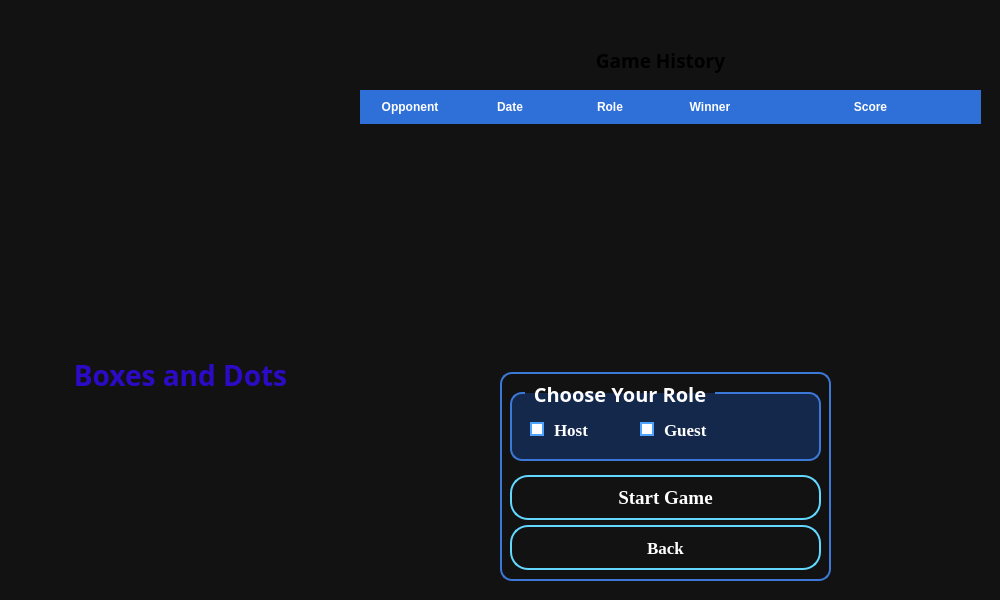
<?xml version="1.0" encoding="UTF-8"?>
<ui version="4.0">
 <class>GameWindow</class>
 <widget class="QWidget" name="GameWindow">
  <property name="geometry">
   <rect>
    <x>0</x>
    <y>0</y>
    <width>1000</width>
    <height>600</height>
   </rect>
  </property>
  <property name="maximumSize">
   <size>
    <width>1000</width>
    <height>700</height>
   </size>
  </property>
  <property name="font">
   <font>
    <kerning>true</kerning>
   </font>
  </property>
  <property name="windowTitle">
   <string>Platwo</string>
  </property>
  <property name="styleSheet">
   <string notr="true">background-color:#121212;</string>
  </property>
  <widget class="QGroupBox" name="connectionGroupBox">
   <property name="geometry">
    <rect>
     <x>510</x>
     <y>380</y>
     <width>311</width>
     <height>81</height>
    </rect>
   </property>
   <property name="font">
    <font>
     <family>Sitka Text</family>
     <pointsize>-1</pointsize>
     <bold>true</bold>
    </font>
   </property>
   <property name="styleSheet">
    <string notr="true">QGroupBox{
    color:white;
    font-size:20px;
    font-weight:bold;

    border:2px solid #3C78D8;
    border-radius:12px;

    margin-top:12px;

    background-color:#13284A;
}

QGroupBox::title{
    subcontrol-origin: margin;
    left:15px;
    padding:0 6px;
}</string>
   </property>
   <property name="title">
    <string>Choose Your Role</string>
   </property>
   <widget class="QRadioButton" name="hostRadioButton">
    <property name="geometry">
     <rect>
      <x>20</x>
      <y>19</y>
      <width>201</width>
      <height>61</height>
     </rect>
    </property>
    <property name="font">
     <font>
      <family>Times New Roman</family>
      <pointsize>13</pointsize>
      <bold>true</bold>
     </font>
    </property>
    <property name="styleSheet">
     <string notr="true">QRadioButton
{
    color: white;
   
    font-weight:bold;

    spacing:10px;

    background:transparent;
}

QRadioButton::indicator:unchecked
{
    border:2px solid #4EA3FF;
    border-radius:9px;
    background:white;
}
QRadioButton::indicator:checked
{
    border:2px solid white;
    border-radius:9px;
    background:#4EA3FF;
}</string>
    </property>
    <property name="text">
     <string>Host</string>
    </property>
   </widget>
   <widget class="QRadioButton" name="guestRadioButton">
    <property name="geometry">
     <rect>
      <x>130</x>
      <y>9</y>
      <width>151</width>
      <height>81</height>
     </rect>
    </property>
    <property name="font">
     <font>
      <family>Times New Roman</family>
      <pointsize>13</pointsize>
      <bold>true</bold>
     </font>
    </property>
    <property name="styleSheet">
     <string notr="true">QRadioButton
{
    color: white;
   
    font-weight:bold;

    spacing:10px;

    background:transparent;
}

QRadioButton::indicator:unchecked
{
    border:2px solid #4EA3FF;
    border-radius:9px;
    background:white;
}
QRadioButton::indicator:checked
{
    border:2px solid white;
    border-radius:9px;
    background:#4EA3FF;
}</string>
    </property>
    <property name="text">
     <string>Guest</string>
    </property>
   </widget>
  </widget>
  <widget class="QLabel" name="historyTitleLabel">
   <property name="geometry">
    <rect>
     <x>270</x>
     <y>30</y>
     <width>781</width>
     <height>61</height>
    </rect>
   </property>
   <property name="font">
    <font>
     <family>Kristen ITC</family>
     <pointsize>14</pointsize>
     <bold>true</bold>
     <kerning>true</kerning>
    </font>
   </property>
   <property name="styleSheet">
    <string notr="true">QLabel{
    color: qlineargradient(
        x1:0, y1:0,
        x2:1, y2:1,
        stop:0 #FFFFFF,
        stop:0.35 #E8FFFF,
        stop:0.65 #8EEBFF,
        stop:1 #35BFFF
    );
    background: transparent;
}</string>
   </property>
   <property name="text">
    <string>Game History</string>
   </property>
   <property name="alignment">
    <set>Qt::AlignmentFlag::AlignCenter</set>
   </property>
  </widget>
  <widget class="QTableWidget" name="historyTable">
   <property name="geometry">
    <rect>
     <x>360</x>
     <y>90</y>
     <width>621</width>
     <height>231</height>
    </rect>
   </property>
   <property name="font">
    <font>
     <family>Times New Roman</family>
     <pointsize>12</pointsize>
     <bold>true</bold>
     <kerning>true</kerning>
    </font>
   </property>
   <property name="autoFillBackground">
    <bool>false</bool>
   </property>
   <property name="styleSheet">
    <string notr="true">QTableWidget{

background:transparent;

alternate-background-color:#17345E;

color:white;



border-radius:15px;

gridline-color:#2F5A98;

selection-background-color:#4EA3FF;

selection-color:white;
}

QHeaderView::section{

background:#2E6FD8;

color:white;

font-weight:bold;

border:none;

height:34px;
}

QTableCornerButton::section{

background:#2E6FD8;
border:none;
}</string>
   </property>
   <property name="editTriggers">
    <set>QAbstractItemView::EditTrigger::NoEditTriggers</set>
   </property>
   <property name="alternatingRowColors">
    <bool>true</bool>
   </property>
   <property name="selectionMode">
    <enum>QAbstractItemView::SelectionMode::SingleSelection</enum>
   </property>
   <property name="selectionBehavior">
    <enum>QAbstractItemView::SelectionBehavior::SelectRows</enum>
   </property>
   <property name="showGrid">
    <bool>false</bool>
   </property>
   <attribute name="horizontalHeaderVisible">
    <bool>true</bool>
   </attribute>
   <attribute name="horizontalHeaderStretchLastSection">
    <bool>true</bool>
   </attribute>
   <column>
    <property name="text">
     <string>Opponent</string>
    </property>
    <property name="font">
     <font>
      <pointsize>12</pointsize>
      <bold>true</bold>
     </font>
    </property>
    <property name="background">
     <color>
      <red>125</red>
      <green>125</green>
      <blue>125</blue>
     </color>
    </property>
    <property name="foreground">
     <brush brushstyle="NoBrush">
      <color alpha="255">
       <red>85</red>
       <green>0</green>
       <blue>255</blue>
      </color>
     </brush>
    </property>
   </column>
   <column>
    <property name="text">
     <string>Date</string>
    </property>
    <property name="font">
     <font>
      <pointsize>12</pointsize>
      <bold>true</bold>
     </font>
    </property>
    <property name="background">
     <color>
      <red>125</red>
      <green>125</green>
      <blue>125</blue>
     </color>
    </property>
    <property name="foreground">
     <brush brushstyle="NoBrush">
      <color alpha="255">
       <red>85</red>
       <green>0</green>
       <blue>255</blue>
      </color>
     </brush>
    </property>
   </column>
   <column>
    <property name="text">
     <string>Role</string>
    </property>
    <property name="font">
     <font>
      <pointsize>12</pointsize>
      <bold>true</bold>
     </font>
    </property>
    <property name="background">
     <color>
      <red>125</red>
      <green>125</green>
      <blue>125</blue>
     </color>
    </property>
    <property name="foreground">
     <brush brushstyle="NoBrush">
      <color alpha="255">
       <red>85</red>
       <green>0</green>
       <blue>255</blue>
      </color>
     </brush>
    </property>
   </column>
   <column>
    <property name="text">
     <string>Winner</string>
    </property>
    <property name="font">
     <font>
      <pointsize>12</pointsize>
      <bold>true</bold>
     </font>
    </property>
    <property name="background">
     <color>
      <red>125</red>
      <green>125</green>
      <blue>125</blue>
     </color>
    </property>
    <property name="foreground">
     <brush brushstyle="NoBrush">
      <color alpha="255">
       <red>85</red>
       <green>0</green>
       <blue>255</blue>
      </color>
     </brush>
    </property>
   </column>
   <column>
    <property name="text">
     <string>Score</string>
    </property>
    <property name="font">
     <font>
      <pointsize>12</pointsize>
      <bold>true</bold>
     </font>
    </property>
    <property name="background">
     <color>
      <red>125</red>
      <green>125</green>
      <blue>125</blue>
     </color>
    </property>
    <property name="foreground">
     <brush brushstyle="NoBrush">
      <color alpha="255">
       <red>85</red>
       <green>0</green>
       <blue>255</blue>
      </color>
     </brush>
    </property>
   </column>
  </widget>
  <widget class="QPushButton" name="startGameButton">
   <property name="geometry">
    <rect>
     <x>510</x>
     <y>475</y>
     <width>311</width>
     <height>45</height>
    </rect>
   </property>
   <property name="maximumSize">
    <size>
     <width>16777215</width>
     <height>500</height>
    </size>
   </property>
   <property name="font">
    <font>
     <family>Times New Roman</family>
     <pointsize>14</pointsize>
     <bold>true</bold>
     <kerning>true</kerning>
    </font>
   </property>
   <property name="styleSheet">
    <string notr="true">QPushButton
{
    color:white;

    background-color:qlineargradient(
        x1:0,y1:0,
        x2:0,y2:1,
        stop:0 #2B7FFF,
        stop:1 #0050C8
    );

    border:2px solid #63D8FF;

    border-radius:18px;
}

QPushButton:hover{

background:#2C3E50;
}

QPushButton:pressed{

background:#0284e8;

}</string>
   </property>
   <property name="text">
    <string>Start Game</string>
   </property>
  </widget>
  <widget class="QPushButton" name="backButton">
   <property name="geometry">
    <rect>
     <x>510</x>
     <y>525</y>
     <width>311</width>
     <height>45</height>
    </rect>
   </property>
   <property name="maximumSize">
    <size>
     <width>1000</width>
     <height>500</height>
    </size>
   </property>
   <property name="font">
    <font>
     <family>Times New Roman</family>
     <pointsize>13</pointsize>
     <italic>false</italic>
     <bold>true</bold>
     <kerning>true</kerning>
    </font>
   </property>
   <property name="styleSheet">
    <string notr="true">QPushButton
{
    color:white;

    background-color:qlineargradient(
        x1:0,y1:0,
        x2:0,y2:1,
        stop:0 #2B7FFF,
        stop:1 #0050C8
    );

    border:2px solid #63D8FF;

    border-radius:18px;
}

QPushButton:hover{

background:#2C3E50;
}

QPushButton:pressed{

background:#0284e8;

}</string>
   </property>
   <property name="text">
    <string>Back</string>
   </property>
  </widget>
  <widget class="QLabel" name="gameTitleLabel">
   <property name="geometry">
    <rect>
     <x>30</x>
     <y>340</y>
     <width>301</width>
     <height>71</height>
    </rect>
   </property>
   <property name="font">
    <font>
     <family>Kristen ITC</family>
     <pointsize>21</pointsize>
     <italic>false</italic>
     <bold>true</bold>
     <underline>false</underline>
     <strikeout>false</strikeout>
     <kerning>true</kerning>
    </font>
   </property>
   <property name="styleSheet">
    <string notr="true">color:#2c0ac6;
background:transparent;</string>
   </property>
   <property name="text">
    <string>Boxes and Dots</string>
   </property>
   <property name="alignment">
    <set>Qt::AlignmentFlag::AlignCenter</set>
   </property>
  </widget>
  <widget class="QGroupBox" name="connectionGroupBox_2">
   <property name="geometry">
    <rect>
     <x>500</x>
     <y>360</y>
     <width>331</width>
     <height>221</height>
    </rect>
   </property>
   <property name="font">
    <font>
     <family>Sitka Text</family>
     <pointsize>-1</pointsize>
     <bold>true</bold>
    </font>
   </property>
   <property name="styleSheet">
    <string notr="true">QGroupBox{
   color: qlineargradient(
        x1:0, y1:0,
        x2:1, y2:1,
        stop:0 #FFFFFF,
        stop:0.35 #E8FFFF,
        stop:0.65 #8EEBFF,
        stop:1 #35BFFF
    );
    font-size:20px;
    font-weight:bold;

    border:2px solid #3C78D8;
    border-radius:12px;

    margin-top:12px;

   background: transparent;
}

QGroupBox::title{
    subcontrol-origin: margin;
    left:15px;
    padding:0 6px;
}</string>
   </property>
   <property name="title">
    <string/>
   </property>
  </widget>
  <zorder>connectionGroupBox_2</zorder>
  <zorder>connectionGroupBox</zorder>
  <zorder>historyTitleLabel</zorder>
  <zorder>historyTable</zorder>
  <zorder>startGameButton</zorder>
  <zorder>backButton</zorder>
  <zorder>gameTitleLabel</zorder>
 </widget>
 <resources/>
 <connections/>
</ui>
